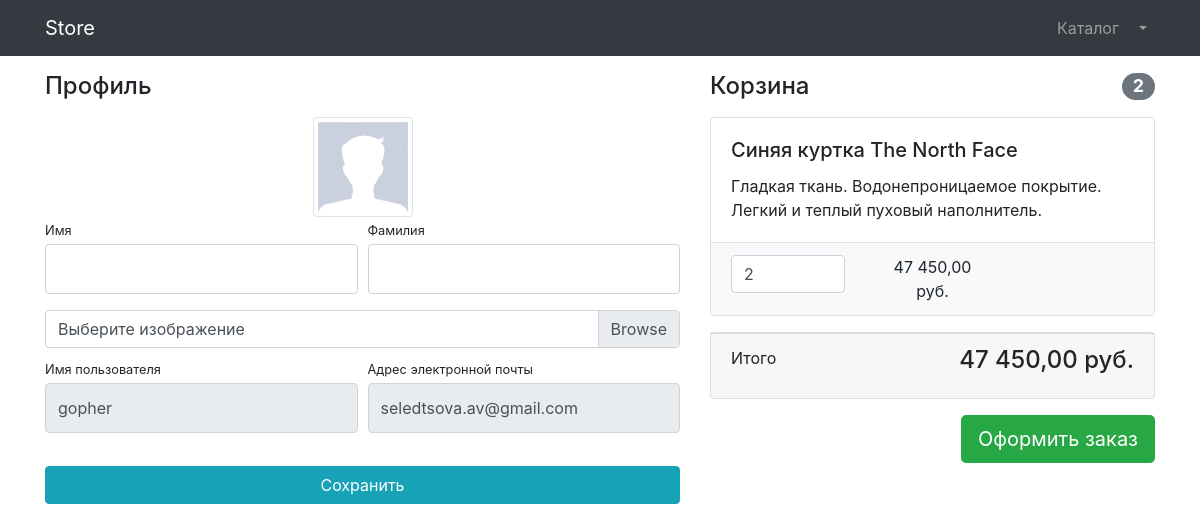
The page /users/profile/1/ (signed in) on the database its author committed.
### users/models.py (models this page shows)
class User(AbstractUser):
    image = models.ImageField(upload_to='users_image', null=True, blank=True)
    is_verified_email = models.BooleanField(default=False)
    email = models.EmailField(blank=False, verbose_name='Адрес электронной почты', unique=True)

### products/models.py (models this page shows, shortened)
class Basket(models.Model):
    user = models.ForeignKey(to=User, on_delete=models.CASCADE)
    product = models.ForeignKey(to=Product, on_delete=models.CASCADE)
    quantity = models.PositiveSmallIntegerField(default=0)
    created_timestamp = models.DateTimeField(auto_now_add=True)
    objects = BasketQuerySet.as_manager()
    def sum(self):
        return self.product.price * self.quantity

class Product(models.Model):
    name = models.CharField(max_length=256)
    description = models.TextField()
    price = models.DecimalField(max_digits=15, decimal_places=2)
    quantity = models.PositiveIntegerField(default=0)
    image = models.ImageField(upload_to='products_images')
    stripe_product_price_id = models.CharField(max_length=128, null=True, blank=True)
    category = models.ForeignKey(to=ProductCategory, on_delete=models.CASCADE)
    class Meta:
        verbose_name = 'product'
        verbose_name_plural = 'products'

### users/views.py (the view, shortened to what this page needs)
# urls.py: path('profile/<int:pk>/', login_required(UserProfileView.as_view()), name='profile'),
class UserProfileView(TitleMixin, UpdateView):
    model = User
    form_class = UserProfileForm
    template_name = 'users/profile.html'
    title = 'Store - Личный кабинет'

### users/forms.py
class UserProfileForm(UserChangeForm):
    first_name = forms.CharField(widget=forms.TextInput(attrs={'class': 'form-control py-4'}))
    last_name = forms.CharField(widget=forms.TextInput(attrs={'class': 'form-control py-4'}))
    image = forms.ImageField(widget=forms.FileInput(attrs={'class': 'custom-file-input'}), required=False)
    username = forms.CharField(widget=forms.TextInput(attrs={'class': 'form-control py-4', 'readonly': True}))
    email = forms.CharField(widget=forms.EmailInput(attrs={'class': 'form-control py-4', 'readonly': True}))
    class Meta:
        model = User
        fields = ('first_name', 'last_name', 'image', 'username', 'email')

### common/views.py (called while the page is built)
    def get_context_data(self, **kwargs):
        context = super(TitleMixin, self).get_context_data(**kwargs)
        context['title'] = self.title
        return context

### products/context_processors.py (called while the page is built)
def baskets(request):
    user = request.user
    return {'baskets': Basket.objects.filter(user=user) if user.is_authenticated else []}

### products/models.py (called while the page is built)
    def total_sum(self):
        return sum(basket.sum() for basket in self)

    def total_quantity(self):
        return sum(basket.quantity for basket in self)

### users/templates/users/profile.html (shortened to what this page needs)
{% extends 'products/base.html' %}
{% load static %}
{% block css %}
    <link href="{% static 'vendor/css/profile.css' %}" rel="stylesheet">
{% endblock %}
{% block content %}
<div class="container">
    <div class="row">
        <div class="col-lg-7">
            <h4 class="mt-3 mb-3">Профиль</h4>
            <div class="col-lg-12 text-center">
                <img width="100" height="100"
                     src="{% if user.image %} {{ user.image.url }}
                            {% else %} {% static 'vendor/img/users/default_avatar.jpg' %}
                          {% endif %}"
                     class="img-thumbnail">
            </div>
            <form action="{% url 'users:profile' user.id %}" method="post" enctype="multipart/form-data">
                <div class="form-row">
                    <div class="col-lg-6">
                        <div class="form-group">
                            <label class="small mb-1" for="{{ form.first_name.id_for_label }}">
                                Имя
                            </label>
                            {{ form.first_name }}
                        </div>
                    </div>
                    <div class="col-lg-6">
                        <div class="form-group">
                            <label class="small mb-1" for="{{ form.last_name.id_for_label }}">
                                Фамилия
                            </label>
                            {{ form.last_name }}
                        </div>
                    </div>
                </div>
                <div class="form-row mb-2">
                    <div class="col-lg-12">
                        <div class="custom-file">
                            <label class="custom-file-label" for="{{ form.image.id_for_label }}">
                                Выберите изображение
                            </label>
                        </div>
                    </div>
                </div>
                <div class="form-row">
                    <div class="col-lg-6">
                        <label class="small mb-1" for="{{ form.username.id_for_label }}">
                            Имя пользователя
                        </label>
                        {{ form.username }}
                    </div>
                    <div class="col-lg-6">
                        <label class="small mb-1" for="{{ form.email.id_for_label }}">
                            Адрес электронной почты
                        </label>
                        {{ form.email }}
                    </div>
                </div>
                <div class="form-row">
                    <div class="col-lg-12" style="margin-top: 33px;">
                        <input class="btn btn-info btn-block" type="submit" value="Сохранить">
                    </div>
                </div>
            </form>
        </div>
        <div class="col-lg-5">
            {% include 'products/baskets.html' %}
        </div>
    </div>
</div>
{% endblock %}

### products/templates/products/baskets.html (shortened to what this page needs)
{% load humanize %}
{% if baskets %}
    <h4 class="mt-3 mb-3 d-flex justify-content-between align-items-center mb-3">
                Корзина <span class="badge badge-secondary badge-pill">{{ baskets.total_quantity }}</span>
    </h4>
    {% for basket in baskets %}
        <div class="card mb-3">
        <div class="card-body">
            <h5 class="card-title">{{ basket.product.name }}</h5>
            <p class="card-text">{{ basket.product.description }}</p>
        </div>
        <ul class="list-group list-group-flush">
            <li class="list-group-item bg-light">
                <div class="row text-center">
                    <div class="col-lg-4">
                        <input name="basketID" type="number" class="form-control"
                               value="{{ basket.quantity }}" min="0">
                    </div>
                    <div class="col-lg-4">{{ basket.sum|intcomma }} руб.</div>
                    <div class="col-lg-4">
                    </div>
                </div>
            </li>
        </ul>
    </div>
    {% endfor %}
    <div class="card mb-3">
                <div class="card-footer">
                    <p class="float-left">Итого</p>
                    <h4 class="float-right">{{ baskets.total_sum|intcomma }} руб.</h4>
                </div>
            </div>
    <a class="btn btn-success btn-lg float-right" href="{% url 'orders:order_create' %}">
        Оформить заказ
    </a>
{% else %}
    <h4 class="mt-3 mb-3 text-center">
        Корзина пуста
    </h4>
{% endif %}

### rows shown on the page
User: username "gopher", email "seledtsova.av@gmail.com"
Basket: total_quantity "2", product.name "Синяя куртка The North Face", product.description "Гладкая ткань. Водонепроницаемое покрытие. Легкий и теплый пуховый наполнитель.", basketID "2", sum "47 450,00", total_sum "47 450,00"
